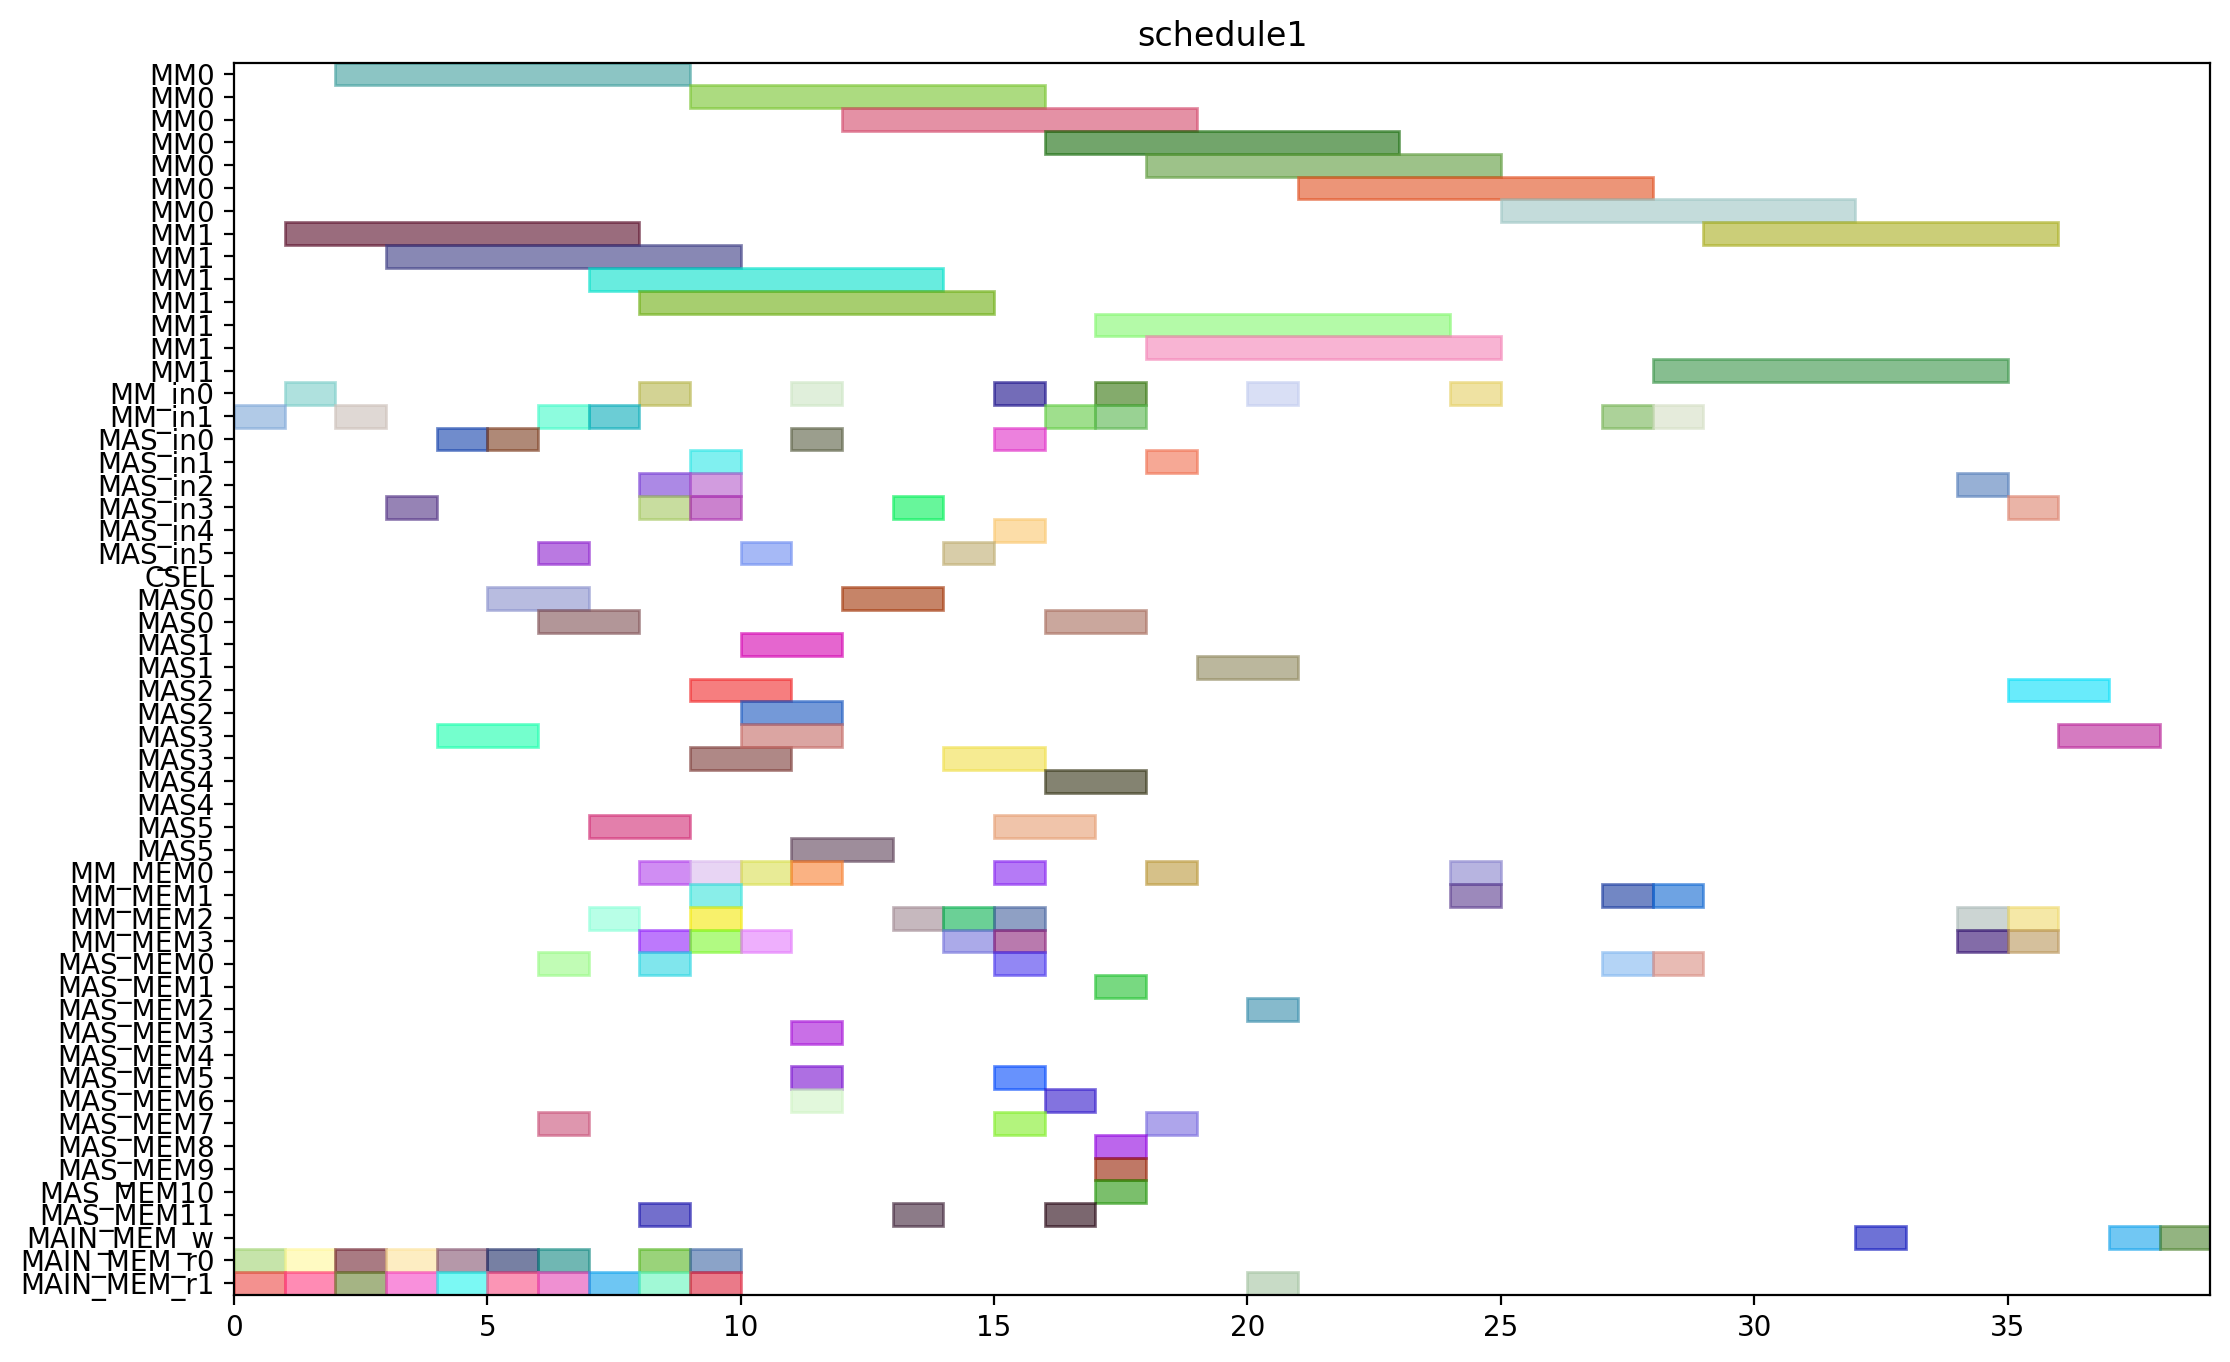

The script that drew this image:
from pyschedule import Scenario, solvers, plotters, alt


def solve():
	horizon = 148
	S = Scenario("schedule1", horizon=horizon)

	# resource
	MM = S.Resources('MM', num=2, size=7)
	MM_in = S.Resources('MM_in', num=2)
	MAS_in = S.Resources('MAS_in', num=6)
	CSEL = S.Resource('CSEL')
	MAS = S.Resources('MAS', num=6, size=2, periods=range(1, horizon))
	MM_MEM = S.Resources('MM_MEM', num=4)
	MAS_MEM = S.Resources('MAS_MEM', num=12)
	MAIN_MEM_w = S.Resource('MAIN_MEM_w', size=1)
	MAIN_MEM_r = S.Resources('MAIN_MEM_r', num=2)

	# result of previous scheduling
	t2_in = S.Task('t2_in', length=1, delay_cost=1)
	S += t2_in >= 0
	t2_in += MM_in[1]

	t2_mem0 = S.Task('t2_mem0', length=1, delay_cost=1)
	S += t2_mem0 >= 0
	t2_mem0 += MAIN_MEM_r[0]

	t2_mem1 = S.Task('t2_mem1', length=1, delay_cost=1)
	S += t2_mem1 >= 0
	t2_mem1 += MAIN_MEM_r[1]

	t0_in = S.Task('t0_in', length=1, delay_cost=1)
	S += t0_in >= 1
	t0_in += MM_in[0]

	t0_mem0 = S.Task('t0_mem0', length=1, delay_cost=1)
	S += t0_mem0 >= 1
	t0_mem0 += MAIN_MEM_r[0]

	t0_mem1 = S.Task('t0_mem1', length=1, delay_cost=1)
	S += t0_mem1 >= 1
	t0_mem1 += MAIN_MEM_r[1]

	t2 = S.Task('t2', length=7, delay_cost=1)
	S += t2 >= 1
	t2 += MM[1]

	t0 = S.Task('t0', length=7, delay_cost=1)
	S += t0 >= 2
	t0 += MM[0]

	t1_in = S.Task('t1_in', length=1, delay_cost=1)
	S += t1_in >= 2
	t1_in += MM_in[1]

	t1_mem0 = S.Task('t1_mem0', length=1, delay_cost=1)
	S += t1_mem0 >= 2
	t1_mem0 += MAIN_MEM_r[0]

	t1_mem1 = S.Task('t1_mem1', length=1, delay_cost=1)
	S += t1_mem1 >= 2
	t1_mem1 += MAIN_MEM_r[1]

	t1 = S.Task('t1', length=7, delay_cost=1)
	S += t1 >= 3
	t1 += MM[1]

	t4_in = S.Task('t4_in', length=1, delay_cost=1)
	S += t4_in >= 3
	t4_in += MAS_in[3]

	t4_mem0 = S.Task('t4_mem0', length=1, delay_cost=1)
	S += t4_mem0 >= 3
	t4_mem0 += MAIN_MEM_r[0]

	t4_mem1 = S.Task('t4_mem1', length=1, delay_cost=1)
	S += t4_mem1 >= 3
	t4_mem1 += MAIN_MEM_r[1]

	t3_in = S.Task('t3_in', length=1, delay_cost=1)
	S += t3_in >= 4
	t3_in += MAS_in[0]

	t3_mem0 = S.Task('t3_mem0', length=1, delay_cost=1)
	S += t3_mem0 >= 4
	t3_mem0 += MAIN_MEM_r[0]

	t3_mem1 = S.Task('t3_mem1', length=1, delay_cost=1)
	S += t3_mem1 >= 4
	t3_mem1 += MAIN_MEM_r[1]

	t4 = S.Task('t4', length=2, delay_cost=1)
	S += t4 >= 4
	t4 += MAS[3]

	t3 = S.Task('t3', length=2, delay_cost=1)
	S += t3 >= 5
	t3 += MAS[0]

	t8_in = S.Task('t8_in', length=1, delay_cost=1)
	S += t8_in >= 5
	t8_in += MAS_in[0]

	t8_mem0 = S.Task('t8_mem0', length=1, delay_cost=1)
	S += t8_mem0 >= 5
	t8_mem0 += MAIN_MEM_r[0]

	t8_mem1 = S.Task('t8_mem1', length=1, delay_cost=1)
	S += t8_mem1 >= 5
	t8_mem1 += MAIN_MEM_r[1]

	t5_in = S.Task('t5_in', length=1, delay_cost=1)
	S += t5_in >= 6
	t5_in += MM_in[1]

	t5_mem0 = S.Task('t5_mem0', length=1, delay_cost=1)
	S += t5_mem0 >= 6
	t5_mem0 += MAS_MEM[0]

	t5_mem1 = S.Task('t5_mem1', length=1, delay_cost=1)
	S += t5_mem1 >= 6
	t5_mem1 += MAS_MEM[7]

	t8 = S.Task('t8', length=2, delay_cost=1)
	S += t8 >= 6
	t8 += MAS[0]

	t9_in = S.Task('t9_in', length=1, delay_cost=1)
	S += t9_in >= 6
	t9_in += MAS_in[5]

	t9_mem0 = S.Task('t9_mem0', length=1, delay_cost=1)
	S += t9_mem0 >= 6
	t9_mem0 += MAIN_MEM_r[0]

	t9_mem1 = S.Task('t9_mem1', length=1, delay_cost=1)
	S += t9_mem1 >= 6
	t9_mem1 += MAIN_MEM_r[1]

	t20_in = S.Task('t20_in', length=1, delay_cost=1)
	S += t20_in >= 7
	t20_in += MM_in[1]

	t20_mem0 = S.Task('t20_mem0', length=1, delay_cost=1)
	S += t20_mem0 >= 7
	t20_mem0 += MM_MEM[2]

	t20_mem1 = S.Task('t20_mem1', length=1, delay_cost=1)
	S += t20_mem1 >= 7
	t20_mem1 += MAIN_MEM_r[1]

	t5 = S.Task('t5', length=7, delay_cost=1)
	S += t5 >= 7
	t5 += MM[1]

	t9 = S.Task('t9', length=2, delay_cost=1)
	S += t9 >= 7
	t9 += MAS[5]

	t10_in = S.Task('t10_in', length=1, delay_cost=1)
	S += t10_in >= 8
	t10_in += MM_in[0]

	t10_mem0 = S.Task('t10_mem0', length=1, delay_cost=1)
	S += t10_mem0 >= 8
	t10_mem0 += MAS_MEM[0]

	t10_mem1 = S.Task('t10_mem1', length=1, delay_cost=1)
	S += t10_mem1 >= 8
	t10_mem1 += MAS_MEM[11]

	t14_in = S.Task('t14_in', length=1, delay_cost=1)
	S += t14_in >= 8
	t14_in += MAS_in[2]

	t14_mem0 = S.Task('t14_mem0', length=1, delay_cost=1)
	S += t14_mem0 >= 8
	t14_mem0 += MAIN_MEM_r[0]

	t14_mem1 = S.Task('t14_mem1', length=1, delay_cost=1)
	S += t14_mem1 >= 8
	t14_mem1 += MAIN_MEM_r[1]

	t16_in = S.Task('t16_in', length=1, delay_cost=1)
	S += t16_in >= 8
	t16_in += MAS_in[3]

	t16_mem0 = S.Task('t16_mem0', length=1, delay_cost=1)
	S += t16_mem0 >= 8
	t16_mem0 += MM_MEM[0]

	t16_mem1 = S.Task('t16_mem1', length=1, delay_cost=1)
	S += t16_mem1 >= 8
	t16_mem1 += MM_MEM[3]

	t20 = S.Task('t20', length=7, delay_cost=1)
	S += t20 >= 8
	t20 += MM[1]

	t10 = S.Task('t10', length=7, delay_cost=1)
	S += t10 >= 9
	t10 += MM[0]

	t11_in = S.Task('t11_in', length=1, delay_cost=1)
	S += t11_in >= 9
	t11_in += MAS_in[2]

	t11_mem0 = S.Task('t11_mem0', length=1, delay_cost=1)
	S += t11_mem0 >= 9
	t11_mem0 += MM_MEM[2]

	t11_mem1 = S.Task('t11_mem1', length=1, delay_cost=1)
	S += t11_mem1 >= 9
	t11_mem1 += MM_MEM[3]

	t13_in = S.Task('t13_in', length=1, delay_cost=1)
	S += t13_in >= 9
	t13_in += MAS_in[3]

	t13_mem0 = S.Task('t13_mem0', length=1, delay_cost=1)
	S += t13_mem0 >= 9
	t13_mem0 += MAIN_MEM_r[0]

	t13_mem1 = S.Task('t13_mem1', length=1, delay_cost=1)
	S += t13_mem1 >= 9
	t13_mem1 += MAIN_MEM_r[1]

	t14 = S.Task('t14', length=2, delay_cost=1)
	S += t14 >= 9
	t14 += MAS[2]

	t16 = S.Task('t16', length=2, delay_cost=1)
	S += t16 >= 9
	t16 += MAS[3]

	t18_in = S.Task('t18_in', length=1, delay_cost=1)
	S += t18_in >= 9
	t18_in += MAS_in[1]

	t18_mem0 = S.Task('t18_mem0', length=1, delay_cost=1)
	S += t18_mem0 >= 9
	t18_mem0 += MM_MEM[0]

	t18_mem1 = S.Task('t18_mem1', length=1, delay_cost=1)
	S += t18_mem1 >= 9
	t18_mem1 += MM_MEM[1]

	t11 = S.Task('t11', length=2, delay_cost=1)
	S += t11 >= 10
	t11 += MAS[2]

	t13 = S.Task('t13', length=2, delay_cost=1)
	S += t13 >= 10
	t13 += MAS[3]

	t18 = S.Task('t18', length=2, delay_cost=1)
	S += t18 >= 10
	t18 += MAS[1]

	t6_in = S.Task('t6_in', length=1, delay_cost=1)
	S += t6_in >= 10
	t6_in += MAS_in[5]

	t6_mem0 = S.Task('t6_mem0', length=1, delay_cost=1)
	S += t6_mem0 >= 10
	t6_mem0 += MM_MEM[0]

	t6_mem1 = S.Task('t6_mem1', length=1, delay_cost=1)
	S += t6_mem1 >= 10
	t6_mem1 += MM_MEM[3]

	t15_in = S.Task('t15_in', length=1, delay_cost=1)
	S += t15_in >= 11
	t15_in += MM_in[0]

	t15_mem0 = S.Task('t15_mem0', length=1, delay_cost=1)
	S += t15_mem0 >= 11
	t15_mem0 += MAS_MEM[6]

	t15_mem1 = S.Task('t15_mem1', length=1, delay_cost=1)
	S += t15_mem1 >= 11
	t15_mem1 += MAS_MEM[5]

	t19_in = S.Task('t19_in', length=1, delay_cost=1)
	S += t19_in >= 11
	t19_in += MAS_in[0]

	t19_mem0 = S.Task('t19_mem0', length=1, delay_cost=1)
	S += t19_mem0 >= 11
	t19_mem0 += MM_MEM[0]

	t19_mem1 = S.Task('t19_mem1', length=1, delay_cost=1)
	S += t19_mem1 >= 11
	t19_mem1 += MAS_MEM[3]

	t6 = S.Task('t6', length=2, delay_cost=1)
	S += t6 >= 11
	t6 += MAS[5]

	t15 = S.Task('t15', length=7, delay_cost=1)
	S += t15 >= 12
	t15 += MM[0]

	t19 = S.Task('t19', length=2, delay_cost=1)
	S += t19 >= 12
	t19 += MAS[0]

	t7_in = S.Task('t7_in', length=1, delay_cost=1)
	S += t7_in >= 13
	t7_in += MAS_in[3]

	t7_mem0 = S.Task('t7_mem0', length=1, delay_cost=1)
	S += t7_mem0 >= 13
	t7_mem0 += MM_MEM[2]

	t7_mem1 = S.Task('t7_mem1', length=1, delay_cost=1)
	S += t7_mem1 >= 13
	t7_mem1 += MAS_MEM[11]

	t22_in = S.Task('t22_in', length=1, delay_cost=1)
	S += t22_in >= 14
	t22_in += MAS_in[5]

	t22_mem0 = S.Task('t22_mem0', length=1, delay_cost=1)
	S += t22_mem0 >= 14
	t22_mem0 += MM_MEM[2]

	t22_mem1 = S.Task('t22_mem1', length=1, delay_cost=1)
	S += t22_mem1 >= 14
	t22_mem1 += MM_MEM[3]

	t7 = S.Task('t7', length=2, delay_cost=1)
	S += t7 >= 14
	t7 += MAS[3]

	t12_in = S.Task('t12_in', length=1, delay_cost=1)
	S += t12_in >= 15
	t12_in += MAS_in[0]

	t12_mem0 = S.Task('t12_mem0', length=1, delay_cost=1)
	S += t12_mem0 >= 15
	t12_mem0 += MM_MEM[0]

	t12_mem1 = S.Task('t12_mem1', length=1, delay_cost=1)
	S += t12_mem1 >= 15
	t12_mem1 += MAS_MEM[5]

	t21_in = S.Task('t21_in', length=1, delay_cost=1)
	S += t21_in >= 15
	t21_in += MAS_in[4]

	t21_mem0 = S.Task('t21_mem0', length=1, delay_cost=1)
	S += t21_mem0 >= 15
	t21_mem0 += MM_MEM[2]

	t21_mem1 = S.Task('t21_mem1', length=1, delay_cost=1)
	S += t21_mem1 >= 15
	t21_mem1 += MM_MEM[3]

	t22 = S.Task('t22', length=2, delay_cost=1)
	S += t22 >= 15
	t22 += MAS[5]

	t28_in = S.Task('t28_in', length=1, delay_cost=1)
	S += t28_in >= 15
	t28_in += MM_in[0]

	t28_mem0 = S.Task('t28_mem0', length=1, delay_cost=1)
	S += t28_mem0 >= 15
	t28_mem0 += MAS_MEM[0]

	t28_mem1 = S.Task('t28_mem1', length=1, delay_cost=1)
	S += t28_mem1 >= 15
	t28_mem1 += MAS_MEM[7]

	t12 = S.Task('t12', length=2, delay_cost=1)
	S += t12 >= 16
	t12 += MAS[0]

	t21 = S.Task('t21', length=2, delay_cost=1)
	S += t21 >= 16
	t21 += MAS[4]

	t25_in = S.Task('t25_in', length=1, delay_cost=1)
	S += t25_in >= 16
	t25_in += MM_in[1]

	t25_mem0 = S.Task('t25_mem0', length=1, delay_cost=1)
	S += t25_mem0 >= 16
	t25_mem0 += MAS_MEM[6]

	t25_mem1 = S.Task('t25_mem1', length=1, delay_cost=1)
	S += t25_mem1 >= 16
	t25_mem1 += MAS_MEM[11]

	t28 = S.Task('t28', length=7, delay_cost=1)
	S += t28 >= 16
	t28 += MM[0]

	t25 = S.Task('t25', length=7, delay_cost=1)
	S += t25 >= 17
	t25 += MM[1]

	t27_in = S.Task('t27_in', length=1, delay_cost=1)
	S += t27_in >= 17
	t27_in += MM_in[1]

	t27_mem0 = S.Task('t27_mem0', length=1, delay_cost=1)
	S += t27_mem0 >= 17
	t27_mem0 += MAS_MEM[10]

	t27_mem1 = S.Task('t27_mem1', length=1, delay_cost=1)
	S += t27_mem1 >= 17
	t27_mem1 += MAS_MEM[9]

	t29_in = S.Task('t29_in', length=1, delay_cost=1)
	S += t29_in >= 17
	t29_in += MM_in[0]

	t29_mem0 = S.Task('t29_mem0', length=1, delay_cost=1)
	S += t29_mem0 >= 17
	t29_mem0 += MAS_MEM[8]

	t29_mem1 = S.Task('t29_mem1', length=1, delay_cost=1)
	S += t29_mem1 >= 17
	t29_mem1 += MAS_MEM[1]

	t17_in = S.Task('t17_in', length=1, delay_cost=1)
	S += t17_in >= 18
	t17_in += MAS_in[1]

	t17_mem0 = S.Task('t17_mem0', length=1, delay_cost=1)
	S += t17_mem0 >= 18
	t17_mem0 += MM_MEM[0]

	t17_mem1 = S.Task('t17_mem1', length=1, delay_cost=1)
	S += t17_mem1 >= 18
	t17_mem1 += MAS_MEM[7]

	t27 = S.Task('t27', length=7, delay_cost=1)
	S += t27 >= 18
	t27 += MM[1]

	t29 = S.Task('t29', length=7, delay_cost=1)
	S += t29 >= 18
	t29 += MM[0]

	t17 = S.Task('t17', length=2, delay_cost=1)
	S += t17 >= 19
	t17 += MAS[1]

	t23_in = S.Task('t23_in', length=1, delay_cost=1)
	S += t23_in >= 20
	t23_in += MM_in[0]

	t23_mem0 = S.Task('t23_mem0', length=1, delay_cost=1)
	S += t23_mem0 >= 20
	t23_mem0 += MAS_MEM[2]

	t23_mem1 = S.Task('t23_mem1', length=1, delay_cost=1)
	S += t23_mem1 >= 20
	t23_mem1 += MAIN_MEM_r[1]

	t23 = S.Task('t23', length=7, delay_cost=1)
	S += t23 >= 21
	t23 += MM[0]


	# new tasks
	t24 = S.Task('t24', length=7, delay_cost=1)
	t24 += alt(MM)
	t24_in = S.Task('t24_in', length=1, delay_cost=1)
	t24_in += alt(MM_in)
	S += t24_in*MM_in[0]<=t24*MM[0]
	S += t24_in*MM_in[1]<=t24*MM[1]
	t24_mem0 = S.Task('t24_mem0', length=1, delay_cost=1)
	t24_mem0 += MAS_MEM[0]
	S += 17 < t24_mem0
	S += t24_mem0 <= t24

	t24_mem1 = S.Task('t24_mem1', length=1, delay_cost=1)
	t24_mem1 += MM_MEM[1]
	S += 27 < t24_mem1
	S += t24_mem1 <= t24

	t26 = S.Task('t26', length=7, delay_cost=1)
	t26 += alt(MM)
	t26_in = S.Task('t26_in', length=1, delay_cost=1)
	t26_in += alt(MM_in)
	S += t26_in*MM_in[0]<=t26*MM[0]
	S += t26_in*MM_in[1]<=t26*MM[1]
	t26_mem0 = S.Task('t26_mem0', length=1, delay_cost=1)
	t26_mem0 += MAS_MEM[0]
	S += 13 < t26_mem0
	S += t26_mem0 <= t26

	t26_mem1 = S.Task('t26_mem1', length=1, delay_cost=1)
	t26_mem1 += MM_MEM[1]
	S += 27 < t26_mem1
	S += t26_mem1 <= t26

	PZ_new = S.Task('PZ_new', length=7, delay_cost=1)
	PZ_new += alt(MM)
	PZ_new_in = S.Task('PZ_new_in', length=1, delay_cost=1)
	PZ_new_in += alt(MM_in)
	S += PZ_new_in*MM_in[0]<=PZ_new*MM[0]
	S += PZ_new_in*MM_in[1]<=PZ_new*MM[1]
	S += 0<PZ_new

	PZ_new_w = S.Task('PZ_new_w', length=1, delay_cost=1)
	PZ_new_w += alt(MAIN_MEM_w)
	S += PZ_new <= PZ_new_w

	PZ_new_mem0 = S.Task('PZ_new_mem0', length=1, delay_cost=1)
	PZ_new_mem0 += MM_MEM[0]
	S += 24 < PZ_new_mem0
	S += PZ_new_mem0 <= PZ_new

	PZ_new_mem1 = S.Task('PZ_new_mem1', length=1, delay_cost=1)
	PZ_new_mem1 += MM_MEM[1]
	S += 22 < PZ_new_mem1
	S += PZ_new_mem1 <= PZ_new

	PX_new = S.Task('PX_new', length=2, delay_cost=1)
	PX_new += alt(MAS)
	PX_new_in = S.Task('PX_new_in', length=1, delay_cost=1)
	PX_new_in += alt(MAS_in)
	S += PX_new_in*MAS_in[0]<=PX_new*MAS[0]

	S += PX_new_in*MAS_in[1]<=PX_new*MAS[1]

	S += PX_new_in*MAS_in[2]<=PX_new*MAS[2]

	S += PX_new_in*MAS_in[3]<=PX_new*MAS[3]

	S += PX_new_in*MAS_in[4]<=PX_new*MAS[4]

	S += PX_new_in*MAS_in[5]<=PX_new*MAS[5]

	S += 0<PX_new

	PX_new_w = S.Task('PX_new_w', length=1, delay_cost=1)
	PX_new_w += alt(MAIN_MEM_w)
	S += PX_new <= PX_new_w

	PX_new_mem0 = S.Task('PX_new_mem0', length=1, delay_cost=1)
	PX_new_mem0 += MM_MEM[2]
	S += 23 < PX_new_mem0
	S += PX_new_mem0 <= PX_new

	PX_new_mem1 = S.Task('PX_new_mem1', length=1, delay_cost=1)
	PX_new_mem1 += alt(MM_MEM)
	S += (t24*MM[0])-1 < PX_new_mem1*MM_MEM[1]
	S += (t24*MM[1])-1 < PX_new_mem1*MM_MEM[3]
	S += PX_new_mem1 <= PX_new

	PY_new = S.Task('PY_new', length=2, delay_cost=1)
	PY_new += alt(MAS)
	PY_new_in = S.Task('PY_new_in', length=1, delay_cost=1)
	PY_new_in += alt(MAS_in)
	S += PY_new_in*MAS_in[0]<=PY_new*MAS[0]

	S += PY_new_in*MAS_in[1]<=PY_new*MAS[1]

	S += PY_new_in*MAS_in[2]<=PY_new*MAS[2]

	S += PY_new_in*MAS_in[3]<=PY_new*MAS[3]

	S += PY_new_in*MAS_in[4]<=PY_new*MAS[4]

	S += PY_new_in*MAS_in[5]<=PY_new*MAS[5]

	S += 0<PY_new

	PY_new_w = S.Task('PY_new_w', length=1, delay_cost=1)
	PY_new_w += alt(MAIN_MEM_w)
	S += PY_new <= PY_new_w

	PY_new_mem0 = S.Task('PY_new_mem0', length=1, delay_cost=1)
	PY_new_mem0 += MM_MEM[2]
	S += 24 < PY_new_mem0
	S += PY_new_mem0 <= PY_new

	PY_new_mem1 = S.Task('PY_new_mem1', length=1, delay_cost=1)
	PY_new_mem1 += alt(MM_MEM)
	S += (t26*MM[0])-1 < PY_new_mem1*MM_MEM[1]
	S += (t26*MM[1])-1 < PY_new_mem1*MM_MEM[3]
	S += PY_new_mem1 <= PY_new

	solvers.mip.solve(S,msg=1,kind='CPLEX',ratio_gap=1.01)

	solution = [['hoge']*len(S.solution()[1]) for i in range(len(S.solution()))]
	for i in range(len(S.solution())):
		for j in range(len(S.solution()[i])):
			solution[i][j]=str(S.solution()[i][j])
	print(solution)

	cycles = int(solution[-1][3])

	pic_file_name = "/mnt/rose/usr1/fukuda/ABE/multiRAM_multiMAS_16mux/scheduling_result/stage7MM2_stage2MAS6/EP_ADD_A_0/schedule1.png"
	if(S.solution() != []):
		plotters.matplotlib.plot(S,img_filename=pic_file_name, show_task_labels=False, fig_size=(cycles*0.25+3, 8))

	return solution
